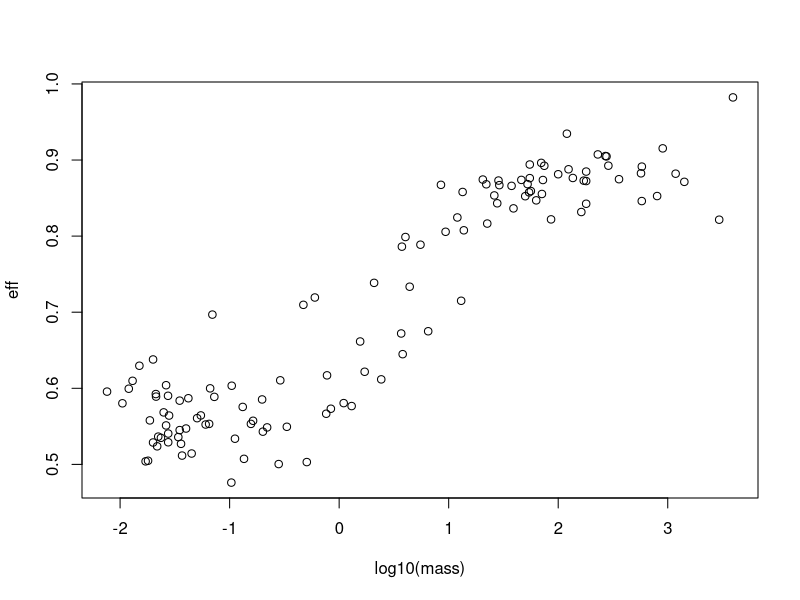

The R script that drew this image:

#look for a relationship between size and EFF

setwd("H:/olivia hip height") # Set the working directory

# read in the mass and effective limb length data
mass_data<-read.csv("mass_data5.csv") # I'm going to have to make a new csv with the diet on it to be able to run this script
eff_data<-read.csv("cvaluesmean.csv")

# Combine the genus and species columns in the mass_data, and separate by underscore
# to be identical (hopefully) to the eff names. save this as an object called 'test'
test<-paste0(as.character(mass_data$genus),"_",as.character(mass_data$species))

# add these names back to mass_data
mass_data2<-cbind(mass_data,test)
# Check that it workied right
tail(mass_data2)

# qq=1

# Create blank dataframe called 'mass_eff' with the column names we need
mass_eff<-data.frame(name=NA,mass=NA,eff=NA, diet=NA)
# also create a dataframe to store the row numbers of any species that do not match between mass_data and eff_data
non_match<-data.frame(row_num=NA)

for (qq in 1:nrow(eff_data)){ # for-loop for the number of rows in eff_data
ind<-which(as.character(mass_data2$test)==as.character(eff_data$name[qq])) # check if the species names match in both eff and mass
if (length(ind)==1){ # if they match, then create a dataframe with the species name, mass, effective limb length, and diet
temp<-data.frame(name=as.character(eff_data$name[qq]), mass=mass_data2$mass[ind],eff=eff_data$eff[qq],diet=eff_data$diet[qq])
mass_eff<-rbind(mass_eff,temp) # and add this to the blank dataframe we created before
}
else # otherwise, if the names don't match, add the row number to the blank non_match dataframe so we can easily check the names
  non_match<-rbind(non_match,qq)  
}

# remove the first blank column from the mass_eff dataframe
mass_eff<-mass_eff[-1,]

# export as csv
write.csv(mass_eff,"mass_eff.csv")

# little plot of effective limb length as a function of the log10 of mass- from the dataframe we just created
plot(eff~log10(mass),mass_eff)
  
# from this we can see if hip height varies with size (mass), and yeah it does! Check it out more in phylo_eff.R
